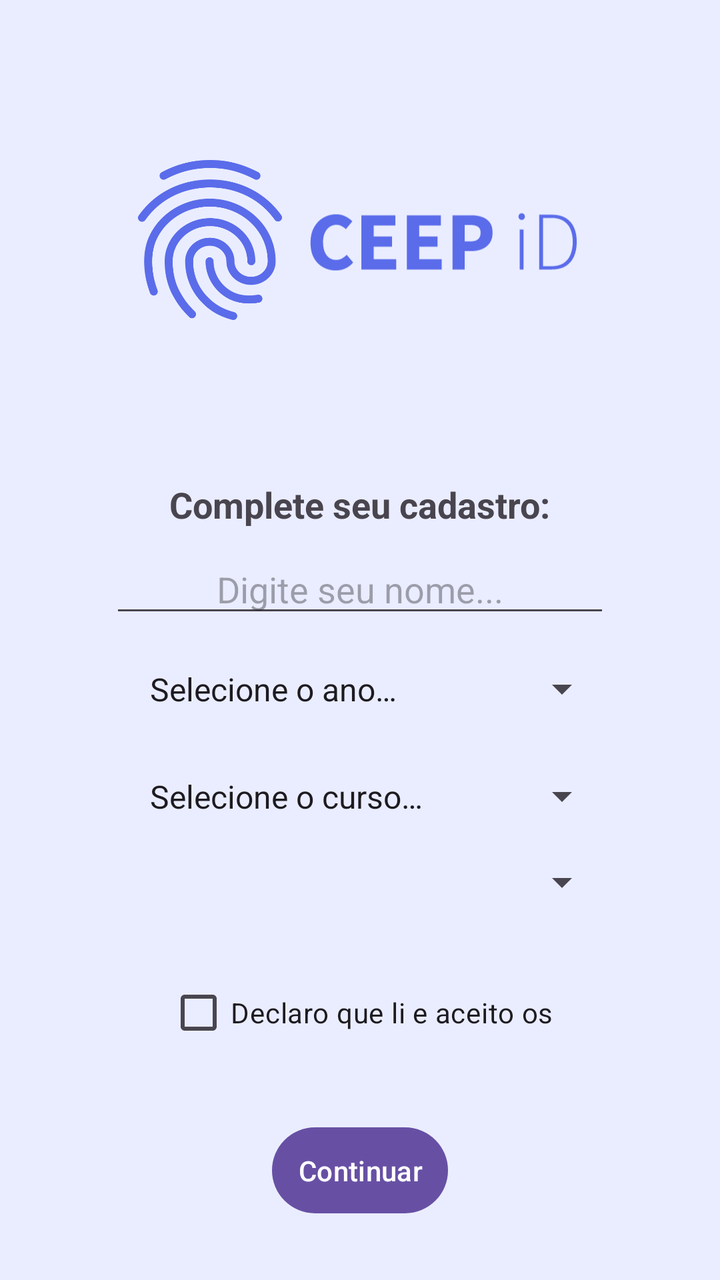
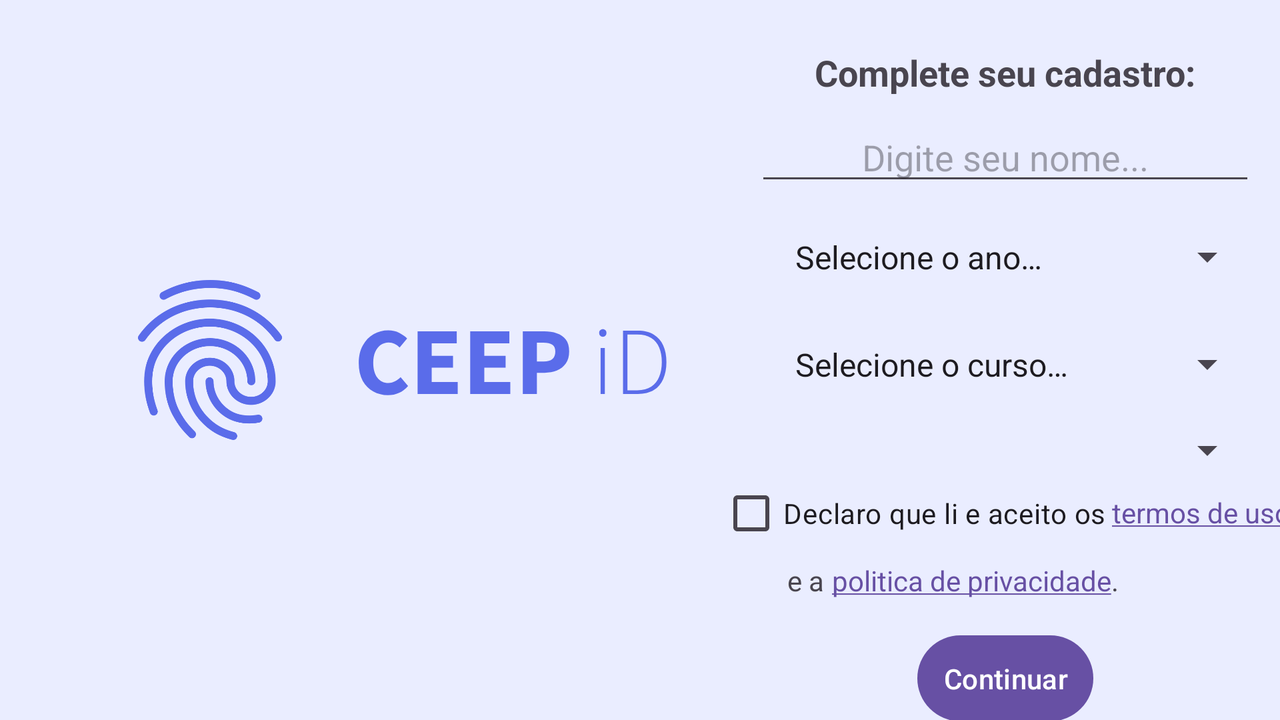

First picture: res/layout/ on a phone held upright. Second picture: the repository's own variant of that layout, on a device whose configuration matches the variant's folder. Source for both follows.
<!-- AndroidManifest.xml: application theme Theme.CEEPiD -->
<!-- res/layout/activity_sign_up.xml -->
<?xml version="1.0" encoding="utf-8"?>
<androidx.constraintlayout.widget.ConstraintLayout xmlns:android="http://schemas.android.com/apk/res/android"
    xmlns:app="http://schemas.android.com/apk/res-auto"
    xmlns:tools="http://schemas.android.com/tools"
    style="@style/Theme.CEEPiD.DayNight.Background"
    android:layout_width="match_parent"
    android:layout_height="match_parent"
    tools:context=".ui.MainActivity">


    <ImageView
        android:layout_width="80dp"
        android:layout_height="80dp"
        android:layout_marginStart="65dp"
        app:layout_constraintBottom_toBottomOf="@id/imageView"
        app:layout_constraintStart_toStartOf="@id/imageView"
        app:layout_constraintTop_toTopOf="@id/imageView"
        app:srcCompat="@drawable/fingerprint" />

    <ImageView
        android:id="@+id/imageView"
        android:layout_width="wrap_content"
        android:layout_height="wrap_content"
        app:layout_constraintEnd_toEndOf="parent"
        app:layout_constraintStart_toStartOf="parent"
        app:layout_constraintTop_toTopOf="parent"
        app:srcCompat="@drawable/logo_caf" />

    <EditText
        android:id="@+id/editNome"
        android:layout_width="250dp"
        android:layout_height="wrap_content"
        android:layout_marginTop="8dp"
        android:autofillHints="name"
        android:hint="Digite seu nome..."
        android:inputType="none"
        android:textAlignment="center"
        app:layout_constraintEnd_toEndOf="parent"
        app:layout_constraintStart_toStartOf="parent"
        app:layout_constraintTop_toBottomOf="@+id/textCadastro" />

    <androidx.appcompat.widget.AppCompatSpinner
        android:id="@+id/editTurma"
        android:layout_width="250dp"
        android:layout_height="wrap_content"
        android:layout_marginTop="8dp"
        android:entries="@array/turmas"
        android:hint="Selecione sua turma..."
        android:padding="12dp"

        app:layout_constraintEnd_toEndOf="parent"
        app:layout_constraintStart_toStartOf="parent"
        app:layout_constraintTop_toBottomOf="@id/editAno" />

    <androidx.appcompat.widget.AppCompatSpinner
        android:id="@+id/editAno"
        android:layout_width="250dp"
        android:layout_height="wrap_content"
        android:layout_marginTop="8dp"
        android:entries="@array/Ano"
        android:hint="Selecione seu ano..."
        android:padding="12dp"
        app:layout_constraintEnd_toEndOf="parent"
        app:layout_constraintStart_toStartOf="parent"
        app:layout_constraintTop_toBottomOf="@id/editNome" />

    <Spinner
        android:id="@+id/editSala"
        android:layout_width="250dp"
        android:layout_height="wrap_content"
        android:layout_marginTop="8dp"
        android:descendantFocusability="beforeDescendants"
        android:hint="Selecione sua sala..."
        android:isScrollContainer="true"
        android:padding="12dp"
        app:layout_constraintEnd_toEndOf="parent"
        app:layout_constraintStart_toStartOf="parent"
        app:layout_constraintTop_toBottomOf="@id/editTurma" />

    <Button
        android:id="@+id/button_continuar"
        style="@style/Theme.CEEPiD.DayNight.Button"
        android:layout_width="wrap_content"
        android:layout_height="wrap_content"
        android:padding="12dp"
        android:text="Continuar"
        app:layout_constraintBottom_toBottomOf="parent"
        app:layout_constraintEnd_toEndOf="parent"
        app:layout_constraintStart_toStartOf="parent"
        app:layout_constraintTop_toBottomOf="@+id/checkTermo" />

    <TextView
        android:id="@+id/textCadastro"
        android:layout_width="wrap_content"
        android:layout_height="wrap_content"
        android:text="Complete seu cadastro:"
        android:textSize="18sp"
        android:textStyle="bold"
        app:layout_constraintBottom_toTopOf="@id/editNome"
        app:layout_constraintEnd_toEndOf="parent"
        app:layout_constraintStart_toStartOf="parent"
        app:layout_constraintTop_toBottomOf="@id/imageView"
        tools:layout_editor_absoluteY="238dp" />

    <CheckBox
        android:id="@+id/checkTermo"
        android:layout_width="wrap_content"
        android:layout_height="wrap_content"
        android:autoLink="web"
        android:text="@string/termo"
        app:layout_constraintBottom_toTopOf="@+id/button_continuar"
        app:layout_constraintEnd_toEndOf="parent"
        app:layout_constraintStart_toStartOf="parent"
        app:layout_constraintTop_toBottomOf="@+id/editSala" />
</androidx.constraintlayout.widget.ConstraintLayout>
<!-- resources referenced by this layout -->
<resources>
  <string-array name="Ano">
          <item>Selecione o ano…</item>
          <item>1º Ano</item>
          <item>2º Ano</item>
          <item>3º Ano</item>
      </string-array>
  <string-array name="turmas">
          <item>Selecione o curso…</item>
          <item>Técnico em Administração</item>
          <item>Técnico em Logística</item>
          <item>Técnico em Meio Ambiente</item>
      </string-array>
  <string name="termo">Declaro que li e aceito os</string>
  <style name="Theme.CEEPiD.DayNight.Background" parent="Theme.CEEPiD.DayNight">
          <item name="android:background">#EAEDFF</item>
      </style>
  <style name="Theme.CEEPiD.DayNight.Button" parent="Theme.CEEPiD.DayNight">
          <item name="android:textColor">@color/white</item>
      </style>
  <!-- from res/values-v23/ -->
  <style name="Theme.CEEPiD" parent="Theme.MaterialComponents.DayNight.DarkActionBar">
          
          <item name="colorPrimary">@color/dark_blue</item>
          <item name="colorPrimaryVariant">@color/dark_blue</item>
          <item name="colorOnPrimary">@color/white</item>
          
          <item name="colorSecondary">@color/really_light_blue</item>
          <item name="colorSecondaryVariant">@color/teal_700</item>
          <item name="colorOnSecondary">@color/black</item>
          
          <item name="android:statusBarColor">@color/background_light</item>
          <item name="android:windowLightStatusBar">true</item>
          
          <item name="theme">@style/Theme.Material3.Light.NoActionBar</item>
          <item name="windowActionBar">false</item>
          <item name="windowNoTitle">true</item>
      </style>
  <style name="Theme.CEEPiD.DayNight" parent="Theme.Material3.DayNight.NoActionBar">
          
          <item name="colorPrimary">@color/really_light_blue</item>
          <item name="colorPrimaryVariant">@color/dark_blue</item>
          <item name="colorOnPrimary">#0C0F29</item>
          
          <item name="colorSecondary">@color/really_light_blue</item>
          <item name="colorSecondaryVariant">@color/really_light_blue</item>
          <item name="colorOnSecondary">#0C0F29</item>
          
          <item name="android:statusBarColor">#00000000</item>
          
          <item name="android:fitsSystemWindows">true</item>
          <item name="android:windowDrawsSystemBarBackgrounds">true</item>
          <item name="android:windowTranslucentStatus">false</item>
          <item name="android:windowTranslucentNavigation">false</item>
          <item name="android:navigationBarColor">@color/trnsparent</item>
          <item name="windowActionBar">false</item>
          <item name="windowNoTitle">true</item>
      </style>
  <color name="white">#FFFFFFFF</color>
  <color name="dark_blue">#202446</color>
  <color name="really_light_blue">#9AA7FD</color>
  <color name="teal_700">#FF018786</color>
  <color name="black">#FF000000</color>
</resources>
<!-- res/layout-land/activity_sign_up.xml (the repository's variant of the layout above) -->
<!-- drawn on the phone turned sideways -->
<?xml version="1.0" encoding="utf-8"?>
<androidx.constraintlayout.widget.ConstraintLayout xmlns:android="http://schemas.android.com/apk/res/android"
    xmlns:app="http://schemas.android.com/apk/res-auto"
    xmlns:tools="http://schemas.android.com/tools"
    style="@style/Theme.CEEPiD.DayNight.Background"
    android:layout_width="match_parent"
    android:layout_height="match_parent"
    tools:context=".ui.MainActivity">


    <ImageView
        android:layout_width="80dp"
        android:layout_height="80dp"
        android:layout_marginStart="65dp"
        app:layout_constraintBottom_toBottomOf="@id/imageView"
        app:layout_constraintStart_toStartOf="@id/imageView"
        app:layout_constraintTop_toTopOf="@id/imageView"
        app:srcCompat="@drawable/fingerprint" />

    <ImageView
        android:id="@+id/imageView"
        android:layout_width="wrap_content"
        android:layout_height="wrap_content"
        app:layout_constraintBottom_toBottomOf="parent"
        app:layout_constraintStart_toStartOf="parent"
        app:layout_constraintTop_toTopOf="parent"
        app:srcCompat="@drawable/logo_caf" />

    <EditText
        android:id="@+id/editNome"
        android:layout_width="250dp"
        android:layout_height="wrap_content"
        android:layout_marginTop="8dp"
        android:autofillHints="name"
        android:hint="Digite seu nome..."
        android:inputType="none"
        android:textAlignment="center"
        app:layout_constraintEnd_toEndOf="parent"
        app:layout_constraintStart_toStartOf="@+id/guideline2"
        app:layout_constraintTop_toBottomOf="@+id/textCadastro" />

    <androidx.appcompat.widget.AppCompatSpinner
        android:id="@+id/editTurma"
        android:layout_width="250dp"
        android:layout_height="wrap_content"
        android:layout_marginTop="8dp"
        android:entries="@array/turmas"
        android:hint="Selecione sua turma..."
        android:padding="12dp"

        app:layout_constraintEnd_toEndOf="parent"
        app:layout_constraintStart_toStartOf="@+id/guideline2"
        app:layout_constraintTop_toBottomOf="@id/editAno" />

    <androidx.appcompat.widget.AppCompatSpinner
        android:id="@+id/editAno"
        android:layout_width="250dp"
        android:layout_height="wrap_content"
        android:layout_marginTop="8dp"
        android:entries="@array/Ano"
        android:hint="Selecione seu ano..."
        android:padding="12dp"
        app:layout_constraintEnd_toEndOf="parent"
        app:layout_constraintStart_toStartOf="@+id/guideline2"
        app:layout_constraintTop_toBottomOf="@id/editNome" />

    <Spinner
        android:id="@+id/editSala"
        android:layout_width="250dp"
        android:layout_height="wrap_content"
        android:layout_marginTop="8dp"
        android:descendantFocusability="beforeDescendants"
        android:hint="Selecione sua sala..."
        android:isScrollContainer="true"
        android:padding="12dp"
        app:layout_constraintEnd_toEndOf="parent"
        app:layout_constraintStart_toStartOf="@+id/guideline2"
        app:layout_constraintTop_toBottomOf="@id/editTurma" />

    <Button
        android:id="@+id/button_continuar"
        style="@style/Theme.CEEPiD.DayNight.Button"
        android:layout_width="wrap_content"
        android:layout_height="wrap_content"
        android:padding="12dp"
        android:text="Continuar"
        app:layout_constraintBottom_toBottomOf="parent"
        app:layout_constraintEnd_toEndOf="parent"
        app:layout_constraintStart_toStartOf="@+id/guideline2"
        app:layout_constraintTop_toBottomOf="@+id/viewTermo" />

    <TextView
        android:id="@+id/textCadastro"
        android:layout_width="wrap_content"
        android:layout_height="wrap_content"
        android:layout_marginTop="24dp"
        android:text="Complete seu cadastro:"
        android:textSize="18sp"
        android:textStyle="bold"
        app:layout_constraintBottom_toTopOf="@id/editNome"
        app:layout_constraintEnd_toEndOf="parent"
        app:layout_constraintStart_toStartOf="@+id/guideline2"
        app:layout_constraintTop_toTopOf="parent" />

    <RelativeLayout
        android:id="@+id/viewTermo"
        android:layout_width="wrap_content"
        android:layout_height="wrap_content"
        app:layout_constraintBottom_toTopOf="@+id/button_continuar"
        app:layout_constraintEnd_toEndOf="parent"
        app:layout_constraintStart_toStartOf="@+id/guideline2"
        app:layout_constraintTop_toBottomOf="@+id/editSala">

        <CheckBox
            android:id="@+id/checkTermo"
            android:layout_width="wrap_content"
            android:layout_height="wrap_content"
            android:text="@string/termo" />

        <TextView
            android:id="@+id/textTermo"
            android:layout_width="wrap_content"
            android:layout_height="wrap_content"
            android:layout_toEndOf="@+id/checkTermo"
            android:autoLink="web"
            android:paddingStart="3dp"
            android:paddingTop="14dp"
            android:paddingBottom="14dp"
            android:text="@string/termo_de_uso" />

        <TextView
            android:id="@+id/text"
            android:layout_width="wrap_content"
            android:layout_height="wrap_content"
            android:layout_below="@+id/checkTermo"

            android:paddingStart="34dp"
            android:paddingBottom="14dp"
            android:text="e a" />

        <TextView
            android:id="@+id/textPolitica"
            android:layout_width="wrap_content"
            android:layout_height="wrap_content"
            android:layout_below="@+id/checkTermo"
            android:layout_toEndOf="@+id/text"
            android:autoLink="web"
            android:paddingStart="4dp"
            android:paddingBottom="14dp"
            android:text="@string/politica_de_privacidade" />

    </RelativeLayout>

    <WebView
        android:id="@+id/webView"
        android:layout_width="match_parent"
        android:layout_height="match_parent"
        android:visibility="gone"/>

    <androidx.constraintlayout.widget.Guideline
        android:id="@+id/guideline2"
        android:layout_width="wrap_content"
        android:layout_height="wrap_content"
        android:orientation="vertical"
        app:layout_constraintGuide_begin="365dp" />
</androidx.constraintlayout.widget.ConstraintLayout>
<!-- resources referenced by the variant -->
<!-- as the phone turned sideways resolves them -->
<resources>
  <string-array name="Ano">
          <item>Selecione o ano…</item>
          <item>1º Ano</item>
          <item>2º Ano</item>
          <item>3º Ano</item>
      </string-array>
  <string-array name="turmas">
          <item>Selecione o curso…</item>
          <item>Técnico em Administração</item>
          <item>Técnico em Logística</item>
          <item>Técnico em Meio Ambiente</item>
      </string-array>
  <string name="politica_de_privacidade"><a href="https://pages.flycricket.io/ceep-id/privacy.html">politica de privacidade</a>.</string>
  <string name="termo">Declaro que li e aceito os</string>
  <string name="termo_de_uso"><a href="https://pages.flycricket.io/ceep-id/terms.html">termos de uso</a></string>
  <style name="Theme.CEEPiD.DayNight.Background" parent="Theme.CEEPiD.DayNight">
          <item name="android:background">#EAEDFF</item>
      </style>
  <style name="Theme.CEEPiD.DayNight.Button" parent="Theme.CEEPiD.DayNight">
          <item name="android:textColor">@color/white</item>
      </style>
  <!-- from res/values-v23/ -->
  <style name="Theme.CEEPiD" parent="Theme.MaterialComponents.DayNight.DarkActionBar">
          
          <item name="colorPrimary">@color/dark_blue</item>
          <item name="colorPrimaryVariant">@color/dark_blue</item>
          <item name="colorOnPrimary">@color/white</item>
          
          <item name="colorSecondary">@color/really_light_blue</item>
          <item name="colorSecondaryVariant">@color/teal_700</item>
          <item name="colorOnSecondary">@color/black</item>
          
          <item name="android:statusBarColor">@color/background_light</item>
          <item name="android:windowLightStatusBar">true</item>
          
          <item name="theme">@style/Theme.Material3.Light.NoActionBar</item>
          <item name="windowActionBar">false</item>
          <item name="windowNoTitle">true</item>
      </style>
  <style name="Theme.CEEPiD.DayNight" parent="Theme.Material3.DayNight.NoActionBar">
          
          <item name="colorPrimary">@color/really_light_blue</item>
          <item name="colorPrimaryVariant">@color/dark_blue</item>
          <item name="colorOnPrimary">#0C0F29</item>
          
          <item name="colorSecondary">@color/really_light_blue</item>
          <item name="colorSecondaryVariant">@color/really_light_blue</item>
          <item name="colorOnSecondary">#0C0F29</item>
          
          <item name="android:statusBarColor">#00000000</item>
          
          <item name="android:fitsSystemWindows">true</item>
          <item name="android:windowDrawsSystemBarBackgrounds">true</item>
          <item name="android:windowTranslucentStatus">false</item>
          <item name="android:windowTranslucentNavigation">false</item>
          <item name="android:navigationBarColor">@color/trnsparent</item>
          <item name="windowActionBar">false</item>
          <item name="windowNoTitle">true</item>
      </style>
  <color name="white">#FFFFFFFF</color>
  <color name="dark_blue">#202446</color>
  <color name="really_light_blue">#9AA7FD</color>
  <color name="teal_700">#FF018786</color>
  <color name="black">#FF000000</color>
</resources>
